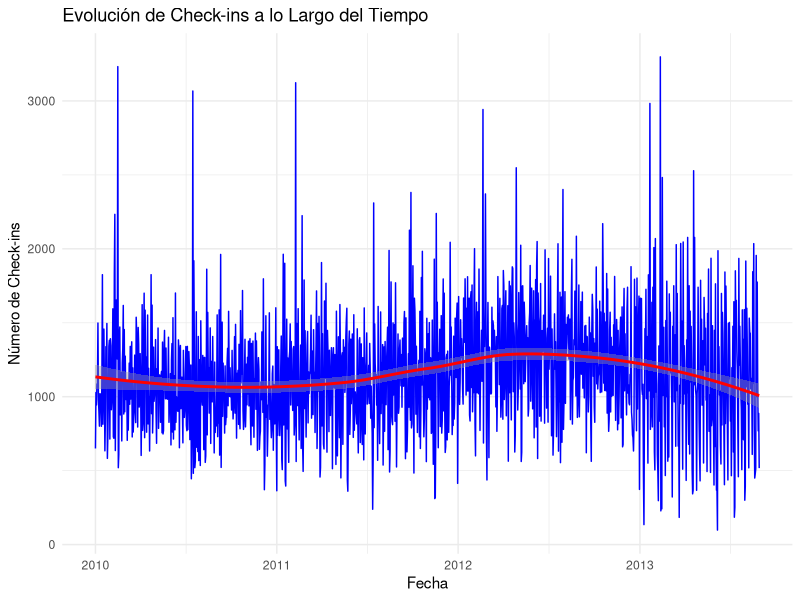
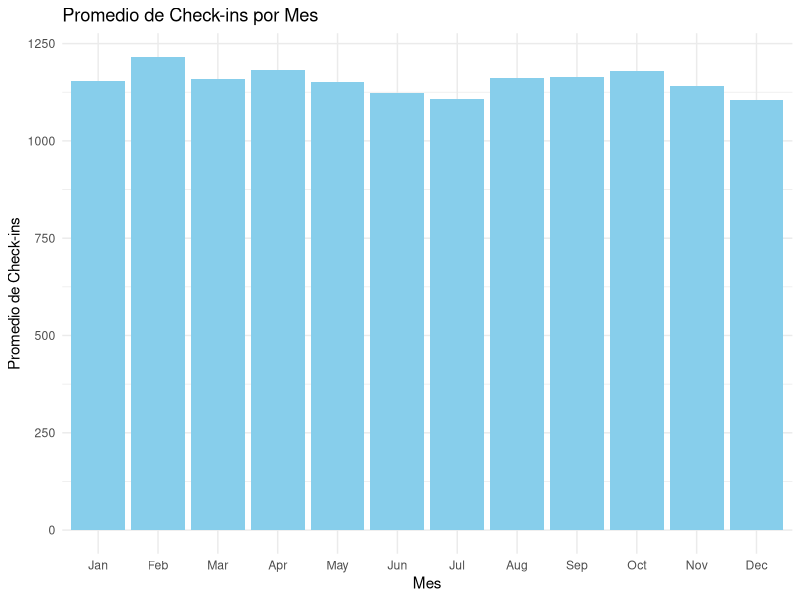
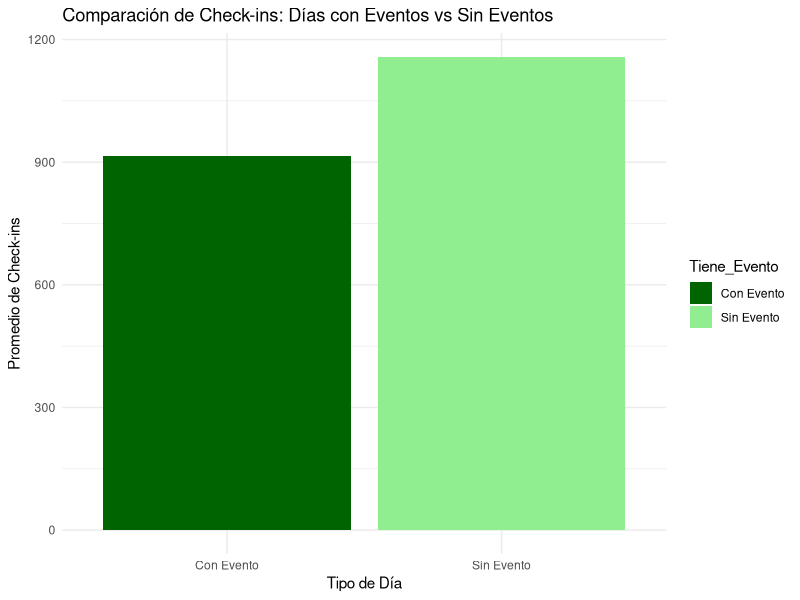
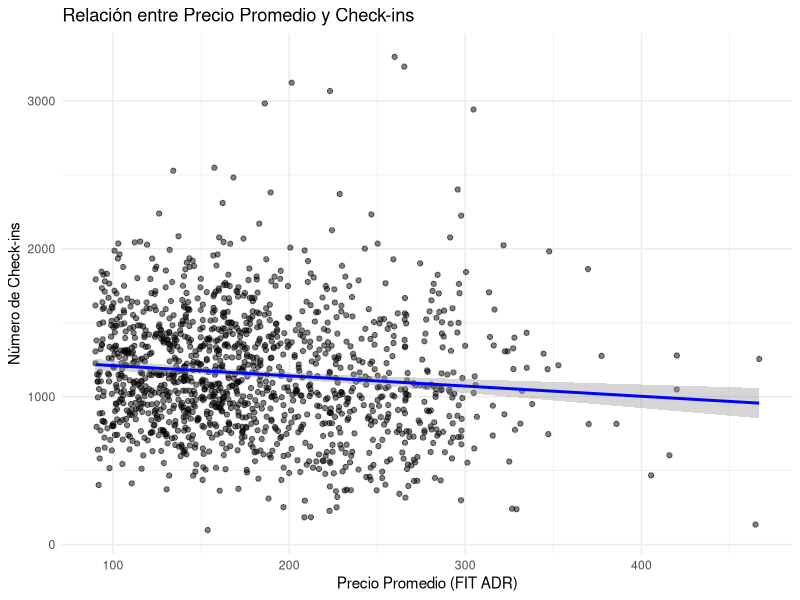
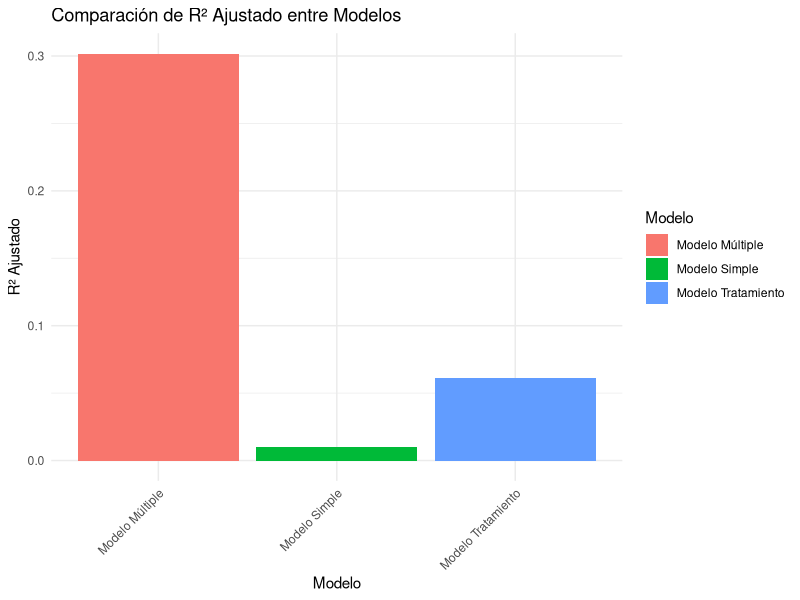

R code for these plots, in order:
##############################################################
# Factores que afectan la cantidad de check-ins diarios en los hoteles Caesars de Las Vegas.
# Business Analytics - Pontificia Universidad Javeriana
# Integrantes: Valeria Garcia y Valery Ramirez
# Fecha:  2025-11-14
##############################################################

# 1. CARGA Y PREPARACIÓN DE DATOS =============================================

install.packages(c("readxl", "dplyr", "tidyr", "ggplot2", "lubridate", "broom"))

# Cargar librerías necesarias
library(readxl)      # Para leer archivos Excel
library(dplyr)       # Para manipulación de datos
library(tidyr)       # Para limpieza de datos
library(ggplot2)     # Para visualizaciones
library(lubridate)   # Para manejo de fechas
library(broom)       # Para trabajar con modelos estadísticos

# Leer los datos
caesars_data <- read_excel("CaesarsXLS.xlsx")

# Examinar la estructura de los datos
str(caesars_data)
summary(caesars_data)

# Convertir la columna de fecha a formato Date
caesars_data <- caesars_data %>%
  mutate(Date = as.Date(Date))

# Asegurar que las variables dummy sean numéricas (0 o 1)
dummy_vars <- c("SuperBowl", "Valentines", "NY", "Easter", "LaborDay", "Xmas")
caesars_data <- caesars_data %>%
  mutate(across(all_of(dummy_vars), as.numeric))

# Verificar y manejar valores faltantes
sum(is.na(caesars_data)) # Contar valores faltantes
caesars_data <- na.omit(caesars_data) # Eliminar filas con valores faltantes

# 2. ESTADÍSTICAS DESCRIPTIVAS =============================================

# Crear directorio para resultados si no existe
dir.create("resultados", showWarnings = FALSE)

# Estadísticas descriptivas de check-ins
checkins_stats <- caesars_data %>%
  summarise(
    Promedio = mean(checkins),
    Min = min(checkins),
    Max = max(checkins),
    Desv_Est = sd(checkins)
  )
print("Estadísticas de Check-ins:")
print(checkins_stats)

# Guardar estadísticas descriptivas en CSV
write.csv(checkins_stats, "resultados/estadisticas_descriptivas.csv", row.names = FALSE)

# Promedio de check-ins por mes
checkins_por_mes <- caesars_data %>%
  mutate(Mes = month(Date, label = TRUE)) %>%
  group_by(Mes) %>%
  summarise(
    Promedio_Checkins = mean(checkins),
    N = n()
  )
print("\nPromedio de Check-ins por Mes:")
print(checkins_por_mes)
write.csv(checkins_por_mes, "resultados/promedios_por_mes.csv", row.names = FALSE)

# Promedio de check-ins por día de la semana
checkins_por_dia <- caesars_data %>%
  mutate(DiaSemana = wday(Date, label = TRUE)) %>%
  group_by(DiaSemana) %>%
  summarise(
    Promedio_Checkins = mean(checkins),
    N = n()
  )
print("\nPromedio de Check-ins por Día de la Semana:")
print(checkins_por_dia)
write.csv(checkins_por_dia, "resultados/promedios_por_dia.csv", row.names = FALSE)

# 3. VISUALIZACIONES =============================================

# Gráfico de línea temporal de check-ins
p1 <- ggplot(caesars_data, aes(x = Date, y = checkins)) +
  geom_line(color = "blue") +
  geom_smooth(method = "loess", color = "red") +
  labs(title = "Evolución de Check-ins a lo Largo del Tiempo",
       x = "Fecha",
       y = "Número de Check-ins") +
  theme_minimal()

# Guardar gráfico
ggsave("resultados/evolucion_checkins.png", p1, width = 12, height = 6, dpi = 300)

# Gráfico de barras de promedio de check-ins por mes
p2 <- caesars_data %>%
  mutate(Mes = month(Date, label = TRUE)) %>%
  group_by(Mes) %>%
  summarise(Promedio_Checkins = mean(checkins)) %>%
  ggplot(aes(x = Mes, y = Promedio_Checkins)) +
  geom_bar(stat = "identity", fill = "skyblue") +
  labs(title = "Promedio de Check-ins por Mes",
       x = "Mes",
       y = "Promedio de Check-ins") +
  theme_minimal()

# Guardar gráfico
ggsave("resultados/promedio_checkins_por_mes.png", p2, width = 10, height = 6, dpi = 300)

# Gráfico comparativo de check-ins en días con eventos vs sin eventos
eventos_comparacion <- caesars_data %>%
  mutate(Tiene_Evento = if_else(SuperBowl == 1 | Valentines == 1 | NY == 1 |
                               Easter == 1 | LaborDay == 1 | Xmas == 1,
                               "Con Evento", "Sin Evento")) %>%
  group_by(Tiene_Evento) %>%
  summarise(Promedio_Checkins = mean(checkins))

p3 <- ggplot(eventos_comparacion, aes(x = Tiene_Evento, y = Promedio_Checkins, fill = Tiene_Evento)) +
  geom_bar(stat = "identity") +
  labs(title = "Comparación de Check-ins: Días con Eventos vs Sin Eventos",
       x = "Tipo de Día",
       y = "Promedio de Check-ins") +
  theme_minimal() +
  scale_fill_manual(values = c("Con Evento" = "darkgreen", "Sin Evento" = "lightgreen"))

# Guardar gráfico
ggsave("resultados/comparacion_eventos.png", p3, width = 8, height = 6, dpi = 300)
write.csv(eventos_comparacion, "resultados/comparacion_eventos.csv", row.names = FALSE)

# 4. MODELO DE REGRESIÓN LINEAL SIMPLE =============================================

# Modelo de regresión lineal simple
modelo1 <- lm(checkins ~ `FIT ADR`, data = caesars_data)

# Mostrar resumen del modelo
summary(modelo1)

# Visualizar la relación
p4 <- ggplot(caesars_data, aes(x = `FIT ADR`, y = checkins)) +
  geom_point(alpha = 0.5) +
  geom_smooth(method = "lm", color = "blue") +
  labs(title = "Relación entre Precio Promedio y Check-ins",
       x = "Precio Promedio (FIT ADR)",
       y = "Número de Check-ins") +
  theme_minimal()

# Guardar gráfico y resultados del modelo
ggsave("resultados/relacion_precio_checkins.png", p4, width = 10, height = 6, dpi = 300)
capture.output(summary(modelo1), file = "resultados/modelo1_resultados.txt")

# 5. MODELO DE REGRESIÓN LINEAL MÚLTIPLE =============================================

# Añadir variable de día de la semana
caesars_data <- caesars_data %>%
  mutate(DiaSemana = as.factor(wday(Date)))

# Modelo de regresión múltiple
modelo2 <- lm(checkins ~ `FIT ADR` + Casino + Group + SE + SuperBowl + 
              Valentines + NY + Easter + LaborDay + Xmas + DiaSemana,
              data = caesars_data)

# Mostrar resumen del modelo
summary(modelo2)

# Identificar variables significativas
coef_summary <- tidy(modelo2) %>%
  mutate(
    significativo = ifelse(p.value < 0.05, "Sí", "No")
  )

# Mostrar y guardar variables significativas
variables_significativas <- coef_summary %>%
      filter(significativo == "Sí") %>%
      select(term, estimate, p.value)
cat("\nVariables significativas (p < 0.05):\n")
print(variables_significativas)

# Guardar resultados del modelo y variables significativas
capture.output(summary(modelo2), file = "resultados/modelo2_resultados.txt")
write.csv(variables_significativas, "resultados/variables_significativas.csv", row.names = FALSE)

# 6. MODELO CON TRATAMIENTOS Y CONTROLES =============================================

# Crear variable de tratamiento
caesars_data <- caesars_data %>%
  mutate(Treatment = as.numeric(SuperBowl == 1 | Valentines == 1 | NY == 1 |
                               Easter == 1 | LaborDay == 1 | Xmas == 1))

# Modelo con tratamiento
modelo3 <- lm(checkins ~ Treatment + `FIT ADR` + Casino + Group + SE,
              data = caesars_data)

# Mostrar y guardar resumen del modelo
summary(modelo3)
capture.output(summary(modelo3), file = "resultados/modelo3_resultados.txt")

# Calcular el efecto promedio del tratamiento
treatment_effect <- caesars_data %>%
  group_by(Treatment) %>%
  summarise(
    Promedio_Checkins = mean(checkins),
    N = n()
  )

print("Efecto promedio del tratamiento:")
print(treatment_effect)
write.csv(treatment_effect, "resultados/efecto_tratamiento.csv", row.names = FALSE)

# 7. COMPARACIÓN DE MODELOS =============================================

# Crear función para extraer métricas
get_model_metrics <- function(model) {
  list(
    R2 = summary(model)$r.squared,
    R2_adj = summary(model)$adj.r.squared,
    AIC = AIC(model),
    BIC = BIC(model),
    RMSE = sqrt(mean(model$residuals^2))
  )
}

# Obtener métricas para cada modelo
metrics1 <- get_model_metrics(modelo1)
metrics2 <- get_model_metrics(modelo2)
metrics3 <- get_model_metrics(modelo3)

# Crear data frame de comparación
comparacion_modelos <- data.frame(
  Modelo = c("Modelo Simple", "Modelo Múltiple", "Modelo Tratamiento"),
  R2 = c(metrics1$R2, metrics2$R2, metrics3$R2),
  R2_Ajustado = c(metrics1$R2_adj, metrics2$R2_adj, metrics3$R2_adj),
  AIC = c(metrics1$AIC, metrics2$AIC, metrics3$AIC),
  BIC = c(metrics1$BIC, metrics2$BIC, metrics3$BIC),
  RMSE = c(metrics1$RMSE, metrics2$RMSE, metrics3$RMSE)
)

# Mostrar y guardar tabla de comparación
print("Comparación de Modelos:")
print(comparacion_modelos)
write.csv(comparacion_modelos, "resultados/comparacion_modelos.csv", row.names = FALSE)

# Visualizar R² ajustado
p5 <- ggplot(comparacion_modelos, aes(x = Modelo, y = R2_Ajustado, fill = Modelo)) +
  geom_bar(stat = "identity") +
  labs(title = "Comparación de R² Ajustado entre Modelos",
       x = "Modelo",
       y = "R² Ajustado") +
  theme_minimal() +
  theme(axis.text.x = element_text(angle = 45, hjust = 1))

# Guardar gráfico de comparación
ggsave("resultados/comparacion_r2_ajustado.png", p5, width = 10, height = 6, dpi = 300)

# 8. CONCLUSIONES AUTOMÁTICAS =============================================

cat("\nCONCLUSIONES PRINCIPALES:\n\n")

# Efecto del precio
cat("1. EFECTO DEL PRECIO:\n")
precio_efecto <- coef(modelo1)[2]
if (precio_efecto < 0) {
  cat("- El precio tiene un efecto negativo en los check-ins: por cada unidad que aumenta el precio,",
      "los check-ins disminuyen en", abs(round(precio_efecto, 2)), "unidades.\n")
} else {
  cat("- El precio tiene un efecto positivo en los check-ins: por cada unidad que aumenta el precio,",
      "los check-ins aumentan en", round(precio_efecto, 2), "unidades.\n")
}

# Eventos más significativos
eventos_coef <- coef(modelo2)[c("SuperBowl", "Valentines", "NY", "Easter", "LaborDay", "Xmas")]
evento_max <- names(which.max(abs(eventos_coef)))
cat("\n2. IMPACTO DE EVENTOS:\n")
cat("- El evento con mayor impacto es:", evento_max,
    "con un efecto de", round(eventos_coef[evento_max], 2), "check-ins\n")

# Tipo de cliente
tipos_cliente <- c("Casino", "Group", "SE")
tipos_coef <- coef(modelo2)[tipos_cliente]
tipo_max <- names(which.max(abs(tipos_coef)))
cat("\n3. TIPO DE CLIENTE:\n")
cat("- El segmento de cliente con mayor impacto es:", tipo_max,
    "con un efecto de", round(tipos_coef[tipo_max], 2), "check-ins\n")

# Mejor modelo
mejores_r2 <- comparacion_modelos$R2_Ajustado
mejor_modelo <- comparacion_modelos$Modelo[which.max(mejores_r2)]
cat("\n4. MEJOR MODELO:\n")
cat("- El", mejor_modelo, "es el que mejor explica la variación en los check-ins,",
    "con un R² ajustado de", round(max(mejores_r2), 3), "\n")

# Guardar todas las conclusiones en un archivo de texto
sink("resultados/conclusiones.txt")
cat("CONCLUSIONES PRINCIPALES:\n\n")
cat("1. EFECTO DEL PRECIO:\n")
if (precio_efecto < 0) {
  cat("- El precio tiene un efecto negativo en los check-ins: por cada unidad que aumenta el precio,",
      "los check-ins disminuyen en", abs(round(precio_efecto, 2)), "unidades.\n\n")
} else {
  cat("- El precio tiene un efecto positivo en los check-ins: por cada unidad que aumenta el precio,",
      "los check-ins aumentan en", round(precio_efecto, 2), "unidades.\n\n")
}
cat("2. IMPACTO DE EVENTOS:\n")
cat("- El evento con mayor impacto es:", evento_max,
    "con un efecto de", round(eventos_coef[evento_max], 2), "check-ins\n\n")
cat("3. TIPO DE CLIENTE:\n")
cat("- El segmento de cliente con mayor impacto es:", tipo_max,
    "con un efecto de", round(tipos_coef[tipo_max], 2), "check-ins\n\n")
cat("4. MEJOR MODELO:\n")
cat("- El", mejor_modelo, "es el que mejor explica la variación en los check-ins,",
    "con un R² ajustado de", round(max(mejores_r2), 3), "\n")
sink()

# =============================================================================
# AÑADIR MATRIZ DE CONFUSIÓN AL MODELO 1
# =============================================================================

# Crear variable binaria de alta demanda según promedio real
promedio_checkins <- mean(caesars_data$checkins, na.rm = TRUE)
caesars_data$Alta_Demanda <- ifelse(caesars_data$checkins > promedio_checkins, 1, 0)

# Predicciones del modelo 1
pred_modelo1 <- predict(modelo1, newdata = caesars_data)
pred_clase_m1 <- ifelse(pred_modelo1 > promedio_checkins, 1, 0)

# Matriz de confusión del Modelo 1
library(caret)
matriz_conf_m1 <- confusionMatrix(
  as.factor(pred_clase_m1),
  as.factor(caesars_data$Alta_Demanda)
)

print("MATRIZ DE CONFUSIÓN - MODELO 1")
print(matriz_conf_m1)

# Guardar matriz
capture.output(matriz_conf_m1, file = "resultados/modelo1_matriz_confusion.txt")



# =============================================================================
# AÑADIR MATRIZ DE CONFUSIÓN AL MODELO 2 (TU MODELO MÚLTIPLE ORIGINAL)
# =============================================================================

pred_modelo2 <- predict(modelo2, newdata = caesars_data)
pred_clase_m2 <- ifelse(pred_modelo2 > promedio_checkins, 1, 0)

matriz_conf_m2 <- confusionMatrix(
  as.factor(pred_clase_m2),
  as.factor(caesars_data$Alta_Demanda)
)

print("MATRIZ DE CONFUSIÓN - MODELO 2")
print(matriz_conf_m2)

capture.output(matriz_conf_m2, file = "resultados/modelo2_matriz_confusion.txt")



# =============================================================================
# MODELO 3: MODELO NO LINEAL (MEJORADO) – VARIABLES AL CUADRADO
# =============================================================================

# Crear potencias cuadradas
caesars_data <- caesars_data %>%
  mutate(
    FIT_ADR2 = (`FIT ADR`)^2,
    Casino2  = Casino^2,
    Group2   = Group^2,
    SE2      = SE^2
  )

# Modelo 3 con no linealidades
modelo3_nl <- lm(checkins ~ 
                   `FIT ADR` + FIT_ADR2 +
                   Casino + Casino2 +
                   Group + Group2 +
                   SE + SE2 +
                   SuperBowl + Valentines + NY + Easter + LaborDay + Xmas +
                   DiaSemana,
                 data = caesars_data)

summary(modelo3_nl)

# Guardar resumen
capture.output(summary(modelo3_nl), file = "resultados/modelo3_no_lineal_resultados.txt")



# =============================================================================
# MATRIZ DE CONFUSIÓN DEL MODELO 3 NO LINEAL
# =============================================================================

pred_modelo3 <- predict(modelo3_nl, newdata = caesars_data)
pred_clase_m3 <- ifelse(pred_modelo3 > promedio_checkins, 1, 0)

matriz_conf_m3 <- confusionMatrix(
  as.factor(pred_clase_m3),
  as.factor(caesars_data$Alta_Demanda)
)

print("MATRIZ DE CONFUSIÓN - MODELO 3 NO LINEAL")
print(matriz_conf_m3)

capture.output(matriz_conf_m3, file = "resultados/modelo3_no_lineal_matriz_confusion.txt")

